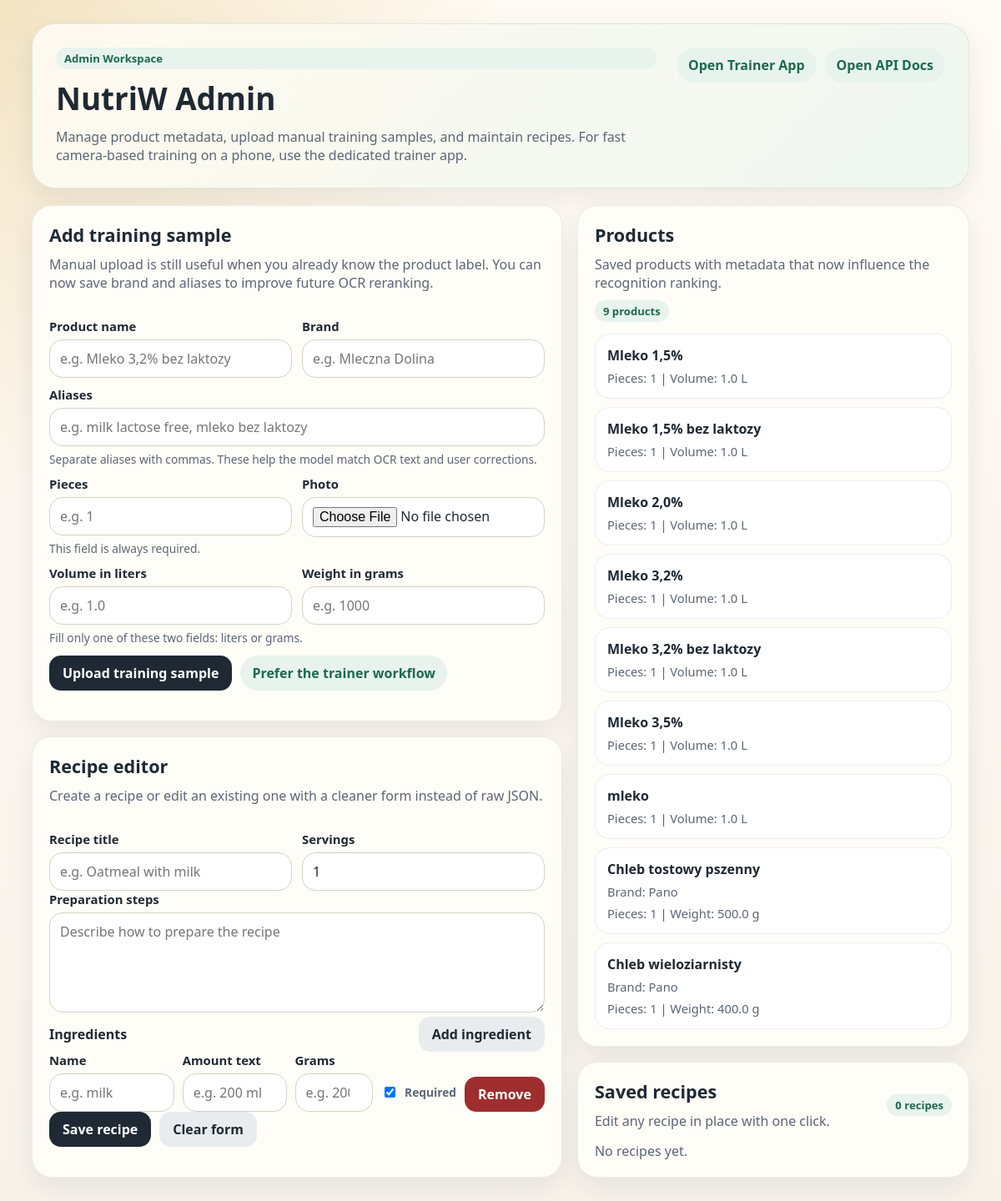
The page /admin on the database its author committed.
### tables this page shows
CREATE TABLE products (
            id INTEGER PRIMARY KEY AUTOINCREMENT,
            name TEXT NOT NULL UNIQUE,
            default_amount TEXT,
            default_weight_g REAL
        , pieces INTEGER NOT NULL DEFAULT 1, volume_l REAL, weight_g REAL, brand TEXT, aliases_json TEXT NOT NULL DEFAULT '[]');

### api/main.py (the view)
@app.get("/admin", response_class=HTMLResponse)
def admin_home():
    template = jinja.get_template("admin.html")
    return template.render(
        products=db.list_products(),
        recipes=db.list_recipes(),
    )

### api/templates/admin.html (shortened to what this page needs)
<!doctype html>
<html>
<head>
</head>
<body>
  <main>
    <section class="hero">
      <div class="hero-top">
        <div class="hero-copy">
          <span class="badge">Admin Workspace</span>
          <h1>NutriW Admin</h1>
          <p class="muted">Manage product metadata, upload manual training samples, and maintain recipes. For fast camera-based training on a phone, use the dedicated trainer app.</p>
        </div>
        <div class="hero-links">
          <a class="pill-link" href="/trainer">Open Trainer App</a>
          <a class="pill-link" href="/docs">Open API Docs</a>
        </div>
      </div>
    </section>
    <section class="layout">
      <div class="stack">
        <div class="card">
          <div>
            <h2>Add training sample</h2>
            <p class="muted">Manual upload is still useful when you already know the product label. You can now save brand and aliases to improve future OCR reranking.</p>
          </div>
          <form action="/train/add" method="post" enctype="multipart/form-data">
            <div class="row">
              <div>
                <label for="product_name">Product name</label>
                <input id="product_name" name="product_name" placeholder="e.g. Mleko 3,2% bez laktozy" required />
              </div>
              <div>
                <label for="brand">Brand</label>
                <input id="brand" name="brand" placeholder="e.g. Mleczna Dolina" />
              </div>
            </div>
            <div style="margin-top:10px">
              <label for="aliases">Aliases</label>
              <input id="aliases" name="aliases" placeholder="e.g. milk lactose free, mleko bez laktozy" />
              <div class="field-help">Separate aliases with commas. These help the model match OCR text and user corrections.</div>
            </div>
            <div style="margin-top:10px" class="row">
              <div>
                <label for="pieces">Pieces</label>
                <input id="pieces" name="pieces" type="number" min="1" step="1" placeholder="e.g. 1" required />
                <div class="field-help">This field is always required.</div>
              </div>
              <div>
                <label for="image">Photo</label>
                <input id="image" name="image" type="file" accept="image/*" required />
              </div>
            </div>
            <div style="margin-top:10px" class="row">
              <div>
                <label for="volume_l">Volume in liters</label>
                <input id="volume_l" name="volume_l" type="number" min="0.001" step="0.001" placeholder="e.g. 1.0" />
              </div>
              <div>
                <label for="weight_g">Weight in grams</label>
                <input id="weight_g" name="weight_g" type="number" min="0.1" step="0.1" placeholder="e.g. 1000" />
              </div>
            </div>
            <div class="field-help">Fill only one of these two fields: liters or grams.</div>
            <div style="margin-top:12px" class="actions">
              <button type="submit">Upload training sample</button>
              <a class="pill-link" href="/trainer">Prefer the trainer workflow</a>
            </div>
          </form>
        </div>
        <div class="card" id="recipe-editor-card">
          <div>
            <h2>Recipe editor</h2>
            <p class="muted">Create a recipe or edit an existing one with a cleaner form instead of raw JSON.</p>
          </div>
          <form id="recipe-form">
            <div class="row">
              <div>
                <label for="recipe_title">Recipe title</label>
                <input id="recipe_title" type="text" placeholder="e.g. Oatmeal with milk" required />
              </div>
              <div>
                <label for="recipe_servings">Servings</label>
                <input id="recipe_servings" type="number" min="1" step="1" value="1" required />
              </div>
            </div>
            <div>
              <label for="recipe_steps">Preparation steps</label>
              <textarea id="recipe_steps" placeholder="Describe how to prepare the recipe"></textarea>
            </div>
            <div class="actions" style="justify-content: space-between;">
              <h3>Ingredients</h3>
              <button id="add-ingredient-button" type="button" class="secondary">Add ingredient</button>
            </div>
            <div id="ingredients-list" class="stack" style="gap: 10px;"></div>
            <div class="actions">
              <button id="save-recipe-button" type="submit">Save recipe</button>
              <button id="reset-recipe-button" type="button" class="secondary">Clear form</button>
            </div>
          </form>
        </div>
      </div>
      <div class="stack">
        <div class="card">
          <div class="actions" style="justify-content: space-between;">
            <div>
              <h2>Products</h2>
              <p class="muted">Saved products with metadata that now influence the recognition ranking.</p>
            </div>
            <span class="badge">{{ products|length }} products</span>
          </div>
          {% if products|length == 0 %}
            <p class="muted">No products yet. Add training samples first.</p>
          {% else %}
            <div class="products-list">
              {% for p in products %}
                <div class="product-card">
                  <strong>{{ p.name }}</strong>
                  {% if p.brand %}<div class="meta-line">Brand: {{ p.brand }}</div>{% endif %}
                  <div class="meta-line">
                    Pieces: {{ p.pieces }}
                    {% if p.volume_l is not none %} | Volume: {{ p.volume_l }} L{% endif %}
                    {% if p.weight_g is not none %} | Weight: {{ p.weight_g }} g{% endif %}
                  </div>
                </div>
              {% endfor %}
            </div>
          {% endif %}
        </div>
        <div class="card">
          <div class="actions" style="justify-content: space-between;">
            <div>
              <h2>Saved recipes</h2>
              <p class="muted">Edit any recipe in place with one click.</p>
            </div>
            <span class="badge">{{ recipes|length }} recipes</span>
          </div>
          {% if recipes|length == 0 %}
            <p class="muted">No recipes yet.</p>
          {% endif %}
        </div>
      </div>
    </section>
  </main>
</body>
</html>

### api/templates/admin.html (style rules this page uses)
:root { --bg: #f7f3eb; --card: #fffdf8; --ink: #1f2933; --muted: #5b6674; --line: #d8d1c5; --accent: #1b6b4b; --accent-soft: #e8f3ee; --danger: #9f2d2d; --shadow: 0 12px 30px rgba(31, 41, 51, 0.08); }
* { box-sizing: border-box; }
body { margin: 0; font-family: "Trebuchet MS", "Segoe UI", sans-serif; color: var(--ink); background: radial-gradient(circle at top left, rgba(238, 220, 178, 0.75), transparent 32%), linear-gradient(180deg, #fffaf3 0%, var(--bg) 100%); }
main { max-width: 1160px; margin: 0 auto; padding: 28px 18px 48px; }
h1 { margin: 0; font-size: 2.3rem; }
h2 { margin: 0 0 10px; font-size: 1.35rem; }
h3 { margin: 0; font-size: 1rem; }
p { margin: 0; }
a { color: var(--accent); }
.hero { padding: 28px; border-radius: 28px; background: linear-gradient(135deg, rgba(255, 250, 240, 0.96), rgba(238, 247, 240, 0.96)); border: 1px solid rgba(27, 107, 75, 0.12); box-shadow: var(--shadow); display: grid; gap: 18px; }
.hero-top { display: flex; justify-content: space-between; gap: 16px; flex-wrap: wrap; align-items: start; }
.hero-copy { display: grid; gap: 10px; max-width: 720px; }
.muted { color: var(--muted); }
.hero-links { display: flex; gap: 10px; flex-wrap: wrap; }
.pill-link { padding: 10px 14px; border-radius: 999px; background: var(--accent-soft); color: var(--accent); text-decoration: none; font-weight: 600; }
.layout { display: grid; grid-template-columns: minmax(0, 1.15fr) minmax(320px, 0.85fr); gap: 18px; margin-top: 20px; }
.stack { display: grid; gap: 18px; }
.card { border-radius: 24px; padding: 20px; background: var(--card); border: 1px solid rgba(31, 41, 51, 0.08); box-shadow: var(--shadow); display: grid; gap: 14px; }
.row { display: grid; grid-template-columns: repeat(2, minmax(0, 1fr)); gap: 12px; }
label { display: block; margin-bottom: 6px; font-weight: 700; font-size: 0.93rem; }
input, textarea { width: 100%; padding: 11px 12px; border: 1px solid var(--line); border-radius: 16px; background: #fff; color: var(--ink); font: inherit; }
textarea { min-height: 120px; resize: vertical; }
button { padding: 10px 16px; border: 0; border-radius: 14px; background: var(--ink); color: #fff; cursor: pointer; font: inherit; font-weight: 700; }
button.secondary { background: #e9ecef; color: var(--ink); }
.field-help { font-size: 0.86rem; color: var(--muted); margin-top: 6px; }
.actions { display: flex; gap: 10px; flex-wrap: wrap; align-items: center; }
.products-list, .recipes-grid { display: grid; gap: 10px; }
.product-card, .recipe-card { border: 1px solid rgba(31, 41, 51, 0.08); border-radius: 18px; padding: 14px; background: #fff; }
.meta-line { margin-top: 6px; color: var(--muted); font-size: 0.92rem; }
.badge { display: inline-flex; padding: 4px 10px; border-radius: 999px; background: var(--accent-soft); color: var(--accent); font-size: 0.82rem; font-weight: 700; }

### rows shown on the page
products: name "Mleko 1,5%", pieces "1", volume_l "1.0"
products: name "Mleko 1,5% bez laktozy", pieces "1", volume_l "1.0"
products: name "Mleko 2,0%", pieces "1", volume_l "1.0"
products: name "Mleko 3,2%", pieces "1", volume_l "1.0"
products: name "Mleko 3,2% bez laktozy", pieces "1", volume_l "1.0"
products: name "Mleko 3,5%", pieces "1", volume_l "1.0"
products: name "mleko", pieces "1", volume_l "1.0"
products: name "Chleb tostowy pszenny", brand "Pano", pieces "1", weight_g "500.0"
products: name "Chleb wieloziarnisty", brand "Pano", pieces "1", weight_g "400.0"

### other values the page prints
{{ products|length }} "9"
{{ recipes|length }} "0"
